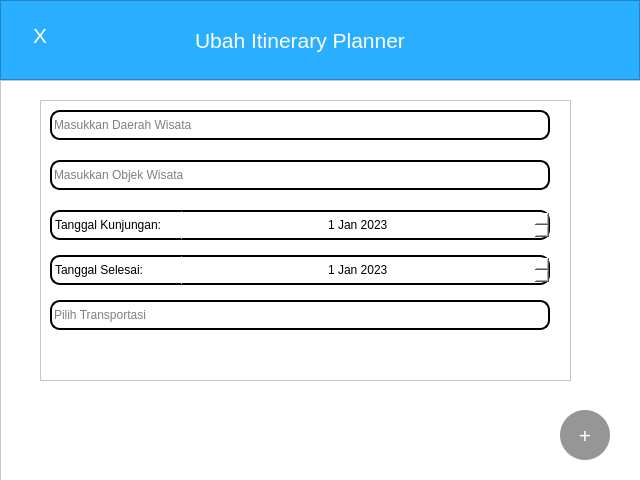
<?xml version="1.0" encoding="UTF-8"?>
<ui version="4.0">
 <class>Dialog</class>
 <widget class="QDialog" name="Dialog">
  <property name="geometry">
   <rect>
    <x>0</x>
    <y>0</y>
    <width>640</width>
    <height>480</height>
   </rect>
  </property>
  <property name="windowTitle">
   <string>Dialog</string>
  </property>
  <property name="styleSheet">
   <string notr="true">background-color: rgb(255, 255, 255);</string>
  </property>
  <property name="sizeGripEnabled">
   <bool>false</bool>
  </property>
  <widget class="QFrame" name="frame">
   <property name="geometry">
    <rect>
     <x>0</x>
     <y>0</y>
     <width>640</width>
     <height>80</height>
    </rect>
   </property>
   <property name="styleSheet">
    <string notr="true">background-color: rgb(42, 174, 255);</string>
   </property>
   <property name="frameShape">
    <enum>QFrame::StyledPanel</enum>
   </property>
   <property name="frameShadow">
    <enum>QFrame::Raised</enum>
   </property>
   <widget class="QPushButton" name="closeButton">
    <property name="geometry">
     <rect>
      <x>10</x>
      <y>10</y>
      <width>60</width>
      <height>50</height>
     </rect>
    </property>
    <property name="styleSheet">
     <string notr="true">QPushButton{
color: white;
	background-color: rgb(42, 174, 255);
	border: none;
font: 16pt;
}
QPushButton:hover{
background-color: rgb(35, 148, 213);
}
QPushButton:pressed{
background-color: rgb(25, 105, 152);
}</string>
    </property>
    <property name="text">
     <string>X</string>
    </property>
    <property name="flat">
     <bool>true</bool>
    </property>
   </widget>
   <widget class="QLabel" name="label">
    <property name="geometry">
     <rect>
      <x>170</x>
      <y>15</y>
      <width>260</width>
      <height>50</height>
     </rect>
    </property>
    <property name="styleSheet">
     <string notr="true">QLabel{
background-color: rgb(42, 174, 255);
font: 16pt;
color: white;
}</string>
    </property>
    <property name="text">
     <string>Ubah Itinerary Planner</string>
    </property>
    <property name="scaledContents">
     <bool>false</bool>
    </property>
    <property name="alignment">
     <set>Qt::AlignCenter</set>
    </property>
   </widget>
  </widget>
  <widget class="QFrame" name="frame_2">
   <property name="geometry">
    <rect>
     <x>0</x>
     <y>80</y>
     <width>641</width>
     <height>401</height>
    </rect>
   </property>
   <property name="frameShape">
    <enum>QFrame::StyledPanel</enum>
   </property>
   <property name="frameShadow">
    <enum>QFrame::Raised</enum>
   </property>
   <widget class="QPushButton" name="submitButton">
    <property name="geometry">
     <rect>
      <x>560</x>
      <y>330</y>
      <width>50</width>
      <height>50</height>
     </rect>
    </property>
    <property name="styleSheet">
     <string notr="true">QPushButton{
color: white;
background-color: rgb(150, 150, 150);
border-color: rgb(42, 174, 255);
font: 16pt;
border-radius: 25px;
}
QPushButton:hover{
background-color: rgb(116, 116, 116);
}
QPushButton:pressed{
background-color: rgb(0,0,0);
}</string>
    </property>
    <property name="text">
     <string>+</string>
    </property>
    <property name="default">
     <bool>false</bool>
    </property>
    <property name="flat">
     <bool>true</bool>
    </property>
   </widget>
   <widget class="QFrame" name="frame_3">
    <property name="geometry">
     <rect>
      <x>40</x>
      <y>20</y>
      <width>531</width>
      <height>281</height>
     </rect>
    </property>
    <property name="frameShape">
     <enum>QFrame::StyledPanel</enum>
    </property>
    <property name="frameShadow">
     <enum>QFrame::Raised</enum>
    </property>
    <widget class="QLineEdit" name="addDaerahWisata">
     <property name="geometry">
      <rect>
       <x>10</x>
       <y>10</y>
       <width>500</width>
       <height>30</height>
      </rect>
     </property>
     <property name="styleSheet">
      <string notr="true">QLineEdit{
	border: 2px solid rgb(0, 0, 0);
	border-radius: 10px;
}</string>
     </property>
     <property name="placeholderText">
      <string>Masukkan Daerah Wisata</string>
     </property>
     <property name="clearButtonEnabled">
      <bool>true</bool>
     </property>
    </widget>
    <widget class="QLineEdit" name="addObjekWisata">
     <property name="geometry">
      <rect>
       <x>10</x>
       <y>60</y>
       <width>500</width>
       <height>30</height>
      </rect>
     </property>
     <property name="styleSheet">
      <string notr="true">QLineEdit{
	border: 2px solid rgb(0, 0, 0);
	border-radius: 10px;
}</string>
     </property>
     <property name="placeholderText">
      <string>Masukkan Objek Wisata</string>
     </property>
     <property name="clearButtonEnabled">
      <bool>true</bool>
     </property>
    </widget>
    <widget class="QDateEdit" name="tanggalKunjunganDate">
     <property name="geometry">
      <rect>
       <x>140</x>
       <y>110</y>
       <width>370</width>
       <height>30</height>
      </rect>
     </property>
     <property name="styleSheet">
      <string notr="true">QDateEdit
{
border : 2px solid black;
background-color : white;
padding : 5px;
	border-left-color: rgb(255, 255, 255);
border-top-right-radius: 10px;
border-bottom-right-radius: 10px;
}</string>
     </property>
     <property name="alignment">
      <set>Qt::AlignCenter</set>
     </property>
     <property name="dateTime">
      <datetime>
       <hour>0</hour>
       <minute>0</minute>
       <second>0</second>
       <year>2023</year>
       <month>1</month>
       <day>1</day>
      </datetime>
     </property>
    </widget>
    <widget class="QLineEdit" name="addTransportasi">
     <property name="geometry">
      <rect>
       <x>10</x>
       <y>200</y>
       <width>500</width>
       <height>30</height>
      </rect>
     </property>
     <property name="styleSheet">
      <string notr="true">QLineEdit{
	border: 2px solid rgb(0, 0, 0);
	border-radius: 10px;
}</string>
     </property>
     <property name="placeholderText">
      <string>Pilih Transportasi</string>
     </property>
     <property name="clearButtonEnabled">
      <bool>true</bool>
     </property>
    </widget>
    <widget class="QLabel" name="tanggalKunjunganLabel">
     <property name="geometry">
      <rect>
       <x>10</x>
       <y>110</y>
       <width>131</width>
       <height>30</height>
      </rect>
     </property>
     <property name="styleSheet">
      <string notr="true">QLabel{
border-Left: 2px solid black;
border-Top: 2px solid black;
border-Bottom: 2px solid black;
border-bottom-left-radius: 10px;
border-top-left-radius: 10px;
}</string>
     </property>
     <property name="text">
      <string>Tanggal Kunjungan:</string>
     </property>
    </widget>
    <widget class="QDateEdit" name="tanggalSelesaiDate">
     <property name="geometry">
      <rect>
       <x>140</x>
       <y>155</y>
       <width>370</width>
       <height>30</height>
      </rect>
     </property>
     <property name="styleSheet">
      <string notr="true">QDateEdit
{
border : 2px solid black;
background-color : white;
padding : 5px;
	border-left-color: rgb(255, 255, 255);
border-top-right-radius: 10px;
border-bottom-right-radius: 10px;
}</string>
     </property>
     <property name="alignment">
      <set>Qt::AlignCenter</set>
     </property>
     <property name="dateTime">
      <datetime>
       <hour>0</hour>
       <minute>0</minute>
       <second>0</second>
       <year>2023</year>
       <month>1</month>
       <day>1</day>
      </datetime>
     </property>
    </widget>
    <widget class="QLabel" name="tanggalSelesaiLabel">
     <property name="geometry">
      <rect>
       <x>10</x>
       <y>155</y>
       <width>131</width>
       <height>30</height>
      </rect>
     </property>
     <property name="styleSheet">
      <string notr="true">QLabel{
border-Left: 2px solid black;
border-Top: 2px solid black;
border-Bottom: 2px solid black;
border-bottom-left-radius: 10px;
border-top-left-radius: 10px;
}</string>
     </property>
     <property name="text">
      <string>Tanggal Selesai:</string>
     </property>
    </widget>
    <zorder>addDaerahWisata</zorder>
    <zorder>addObjekWisata</zorder>
    <zorder>addTransportasi</zorder>
    <zorder>tanggalKunjunganDate</zorder>
    <zorder>tanggalKunjunganLabel</zorder>
    <zorder>tanggalSelesaiDate</zorder>
    <zorder>tanggalSelesaiLabel</zorder>
   </widget>
   <zorder>frame_3</zorder>
   <zorder>submitButton</zorder>
  </widget>
  <zorder>frame_2</zorder>
  <zorder>frame</zorder>
 </widget>
 <resources/>
 <connections/>
</ui>
